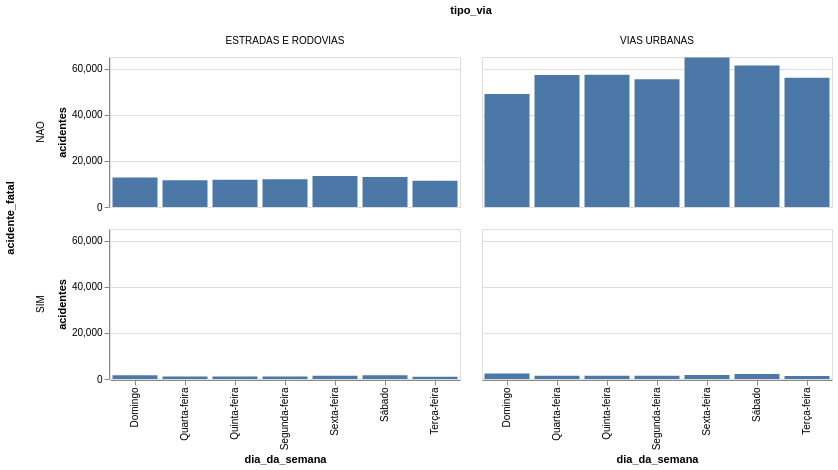

Source (notebook cell):
### Code cell
sinistros.group_by('dia_da_semana', 'tipo_via', 'acidente_fatal').agg(pl.len().alias('acidentes')) \
    .plot.bar(x='dia_da_semana', 
              y=alt.Y('acidentes').stack(None), 
              row='acidente_fatal', 
              column='tipo_via') \
    .properties(height=150, width=350) \
    #.resolve_scale(y='independent')

### Figure 1 — Vega-Lite specification as saved in the notebook (floating-point values rounded to 4 significant figures)
{"config": {"view": {"continuousWidth": 300, "continuousHeight": 300}}, "data": {"name": "data-8cdd793eeb8fb8dc0f98f50cf50ec495"}, "mark": {"type": "bar", "tooltip": true}, "encoding": {"column": {"field": "tipo_via", "type": "nominal"}, "row": {"field": "acidente_fatal", "type": "nominal"}, "x": {"field": "dia_da_semana", "type": "nominal"}, "y": {"field": "acidentes", "stack": null, "type": "quantitative"}}, "height": 150, "params": [{"name": "param_1e9efca18e7a2868", "select": {"type": "interval", "encodings": ["x", "y"]}, "bind": "scales"}], "width": 350, "$schema": "https://vega.github.io/schema/vega-lite/v6.4.1.json", "datasets": {"data-8cdd793eeb8fb8dc0f98f50cf50ec495": [{"dia_da_semana": "Quarta-feira", "tipo_via": "ESTRADAS E RODOVIAS", "acidente_fatal": "SIM", "acidentes": 1079}, {"dia_da_semana": "Quinta-feira", "tipo_via": "VIAS URBANAS", "acidente_fatal": "NAO", "acidentes": 57275}, {"dia_da_semana": "Sábado", "tipo_via": "VIAS URBANAS", "acidente_fatal": "SIM", "acidentes": 2179}, {"dia_da_semana": "Segunda-feira", "tipo_via": "VIAS URBANAS", "acidente_fatal": "SIM", "acidentes": 1445}, {"dia_da_semana": "Quarta-feira", "tipo_via": "ESTRADAS E RODOVIAS", "acidente_fatal": "NAO", "acidentes": 11579}, {"dia_da_semana": "Domingo", "tipo_via": "VIAS URBANAS", "acidente_fatal": "SIM", "acidentes": 2365}, {"dia_da_semana": "Sexta-feira", "tipo_via": "VIAS URBANAS", "acidente_fatal": "SIM", "acidentes": 1699}, {"dia_da_semana": "Terça-feira", "tipo_via": "ESTRADAS E RODOVIAS", "acidente_fatal": "NAO", "acidentes": 11407}, {"dia_da_semana": "Sábado", "tipo_via": "ESTRADAS E RODOVIAS", "acidente_fatal": "NAO", "acidentes": 13052}, {"dia_da_semana": "Quinta-feira", "tipo_via": "ESTRADAS E RODOVIAS", "acidente_fatal": "SIM", "acidentes": 1073}, {"dia_da_semana": "Quarta-feira", "tipo_via": "VIAS URBANAS", "acidente_fatal": "SIM", "acidentes": 1368}, {"dia_da_semana": "Quarta-feira", "tipo_via": "VIAS URBANAS", "acidente_fatal": "NAO", "acidentes": 57218}, {"dia_da_semana": "Sexta-feira", "tipo_via": "ESTRADAS E RODOVIAS", "acidente_fatal": "NAO", "acidentes": 13484}, {"dia_da_semana": "Sábado", "tipo_via": "ESTRADAS E RODOVIAS", "acidente_fatal": "SIM", "acidentes": 1631}, {"dia_da_semana": "Quinta-feira", "tipo_via": "ESTRADAS E RODOVIAS", "acidente_fatal": "NAO", "acidentes": 11791}, {"dia_da_semana": "Terça-feira", "tipo_via": "VIAS URBANAS", "acidente_fatal": "SIM", "acidentes": 1288}, {"dia_da_semana": "Domingo", "tipo_via": "ESTRADAS E RODOVIAS", "acidente_fatal": "SIM", "acidentes": 1677}, {"dia_da_semana": "Domingo", "tipo_via": "VIAS URBANAS", "acidente_fatal": "NAO", "acidentes": 48935}, {"dia_da_semana": "Segunda-feira", "tipo_via": "ESTRADAS E RODOVIAS", "acidente_fatal": "SIM", "acidentes": 1086}, {"dia_da_semana": "Terça-feira", "tipo_via": "VIAS URBANAS", "acidente_fatal": "NAO", "acidentes": 55966}, {"dia_da_semana": "Terça-feira", "tipo_via": "ESTRADAS E RODOVIAS", "acidente_fatal": "SIM", "acidentes": 1012}, {"dia_da_semana": "Quinta-feira", "tipo_via": "VIAS URBANAS", "acidente_fatal": "SIM", "acidentes": 1417}, {"dia_da_semana": "Sexta-feira", "tipo_via": "VIAS URBANAS", "acidente_fatal": "NAO", "acidentes": 64794}, {"dia_da_semana": "Domingo", "tipo_via": "ESTRADAS E RODOVIAS", "acidente_fatal": "NAO", "acidentes": 12765}, {"dia_da_semana": "Segunda-feira", "tipo_via": "ESTRADAS E RODOVIAS", "acidente_fatal": "NAO", "acidentes": 11981}, {"dia_da_semana": "Segunda-feira", "tipo_via": "VIAS URBANAS", "acidente_fatal": "NAO", "acidentes": 55412}, {"dia_da_semana": "Sexta-feira", "tipo_via": "ESTRADAS E RODOVIAS", "acidente_fatal": "SIM", "acidentes": 1373}, {"dia_da_semana": "Sábado", "tipo_via": "VIAS URBANAS", "acidente_fatal": "NAO", "acidentes": 61269}]}}
